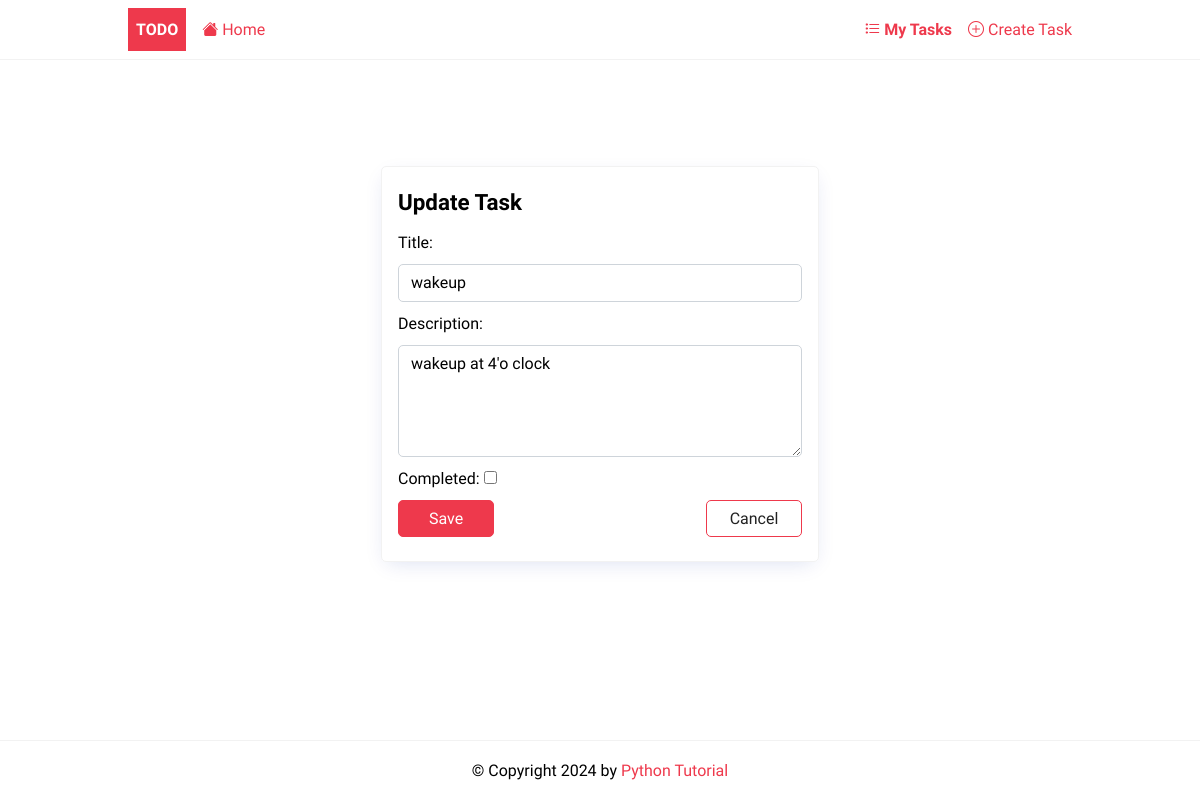
Before: /task/update/4/ with the older database file.
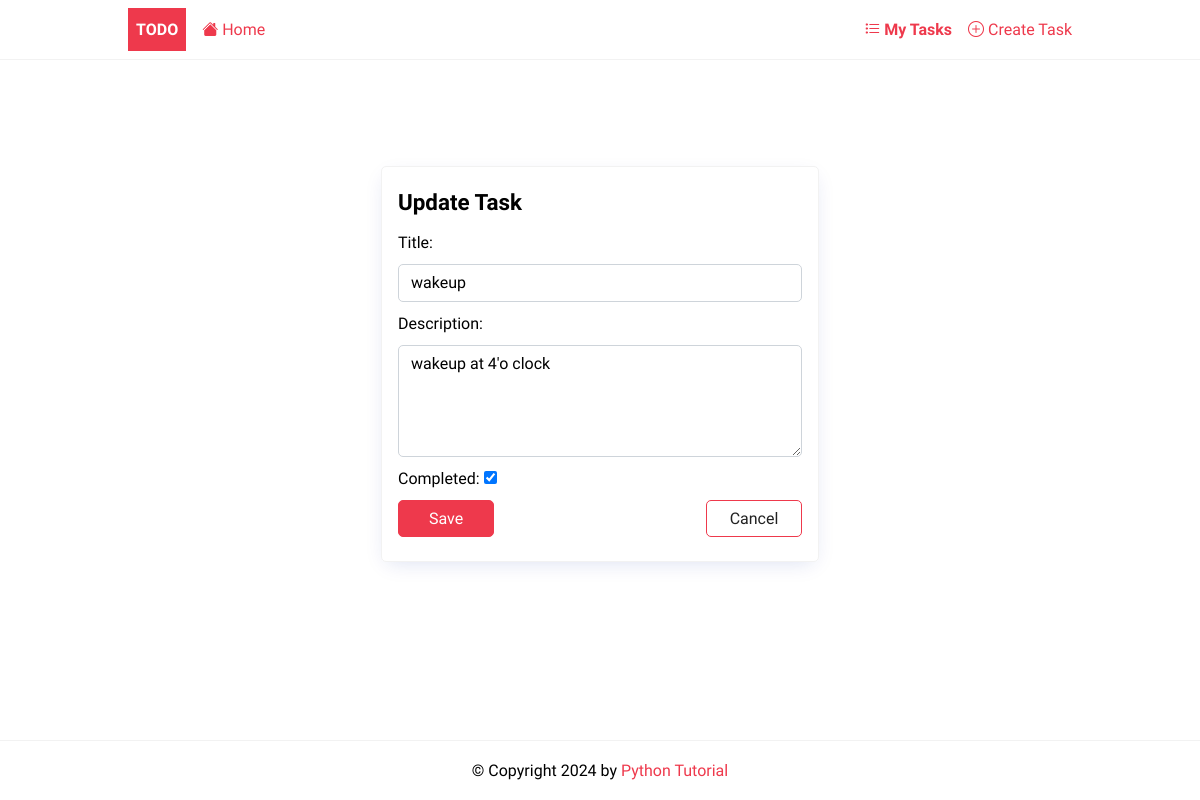
After: the same page with the newer database file.
### todo/models.py (models this page shows, shortened)
class Task(models.Model):
    title = models.CharField(max_length=255)
    description = models.TextField(null=True, blank=True)
    completed = models.BooleanField(default=False)
    created_at = models.DateTimeField(auto_now_add=True)
    user = models.ForeignKey(User,on_delete=models.CASCADE, null=True, blank=True)
    class Meta:
        ordering = ['completed']

### todo/views.py (the view, shortened to what this page needs)
# urls.py: path('task/update/<int:pk>/', TaskUpdate.as_view(),name='task-update'),
class TaskUpdate(UpdateView):
    model = Task
    fields = ['title','description','completed']
    success_url = reverse_lazy('tasks')

### todo/templates/todo/task_form.html (shortened to what this page needs)
{%extends 'base.html'%}
{%block content%}
<div class="center">
 <form method="post" novalidate class="card">
 	<h2>{% if task %} Update {%else %} Create {%endif%} Task</h2>
	{% for field in form %}
		{% if field.name == 'completed' %}
			<p>
				{{ field.label_tag }}
				{{ field }}
			</p>
		{% else %}
    		{{ field.label_tag }}
        	{{ field }}
        {% endif %}
	{% endfor %}
	<div class="form-buttons">
		<input type="submit" value="Save" class="btn btn-primary"/>
		<a href="{%url 'tasks'%}" class="btn btn-outline">Cancel</a>
	</div>
</form>
</div>
{%endblock content%}

Changed rows visible on the page:
changed Task "wakeup": completed "☐" → "☑"
